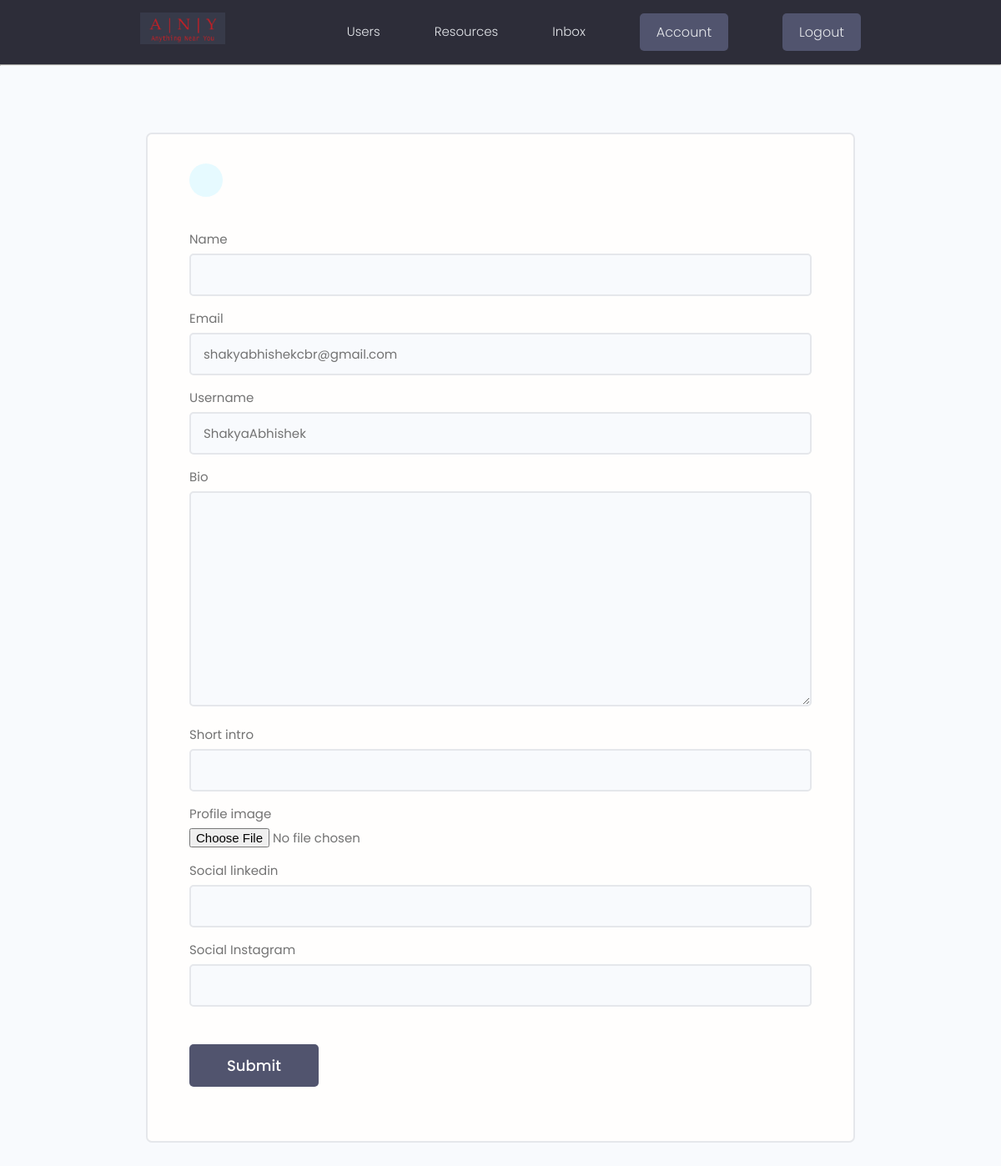
/edit-account/ (signed in), run on an earlier commit of the app's database.
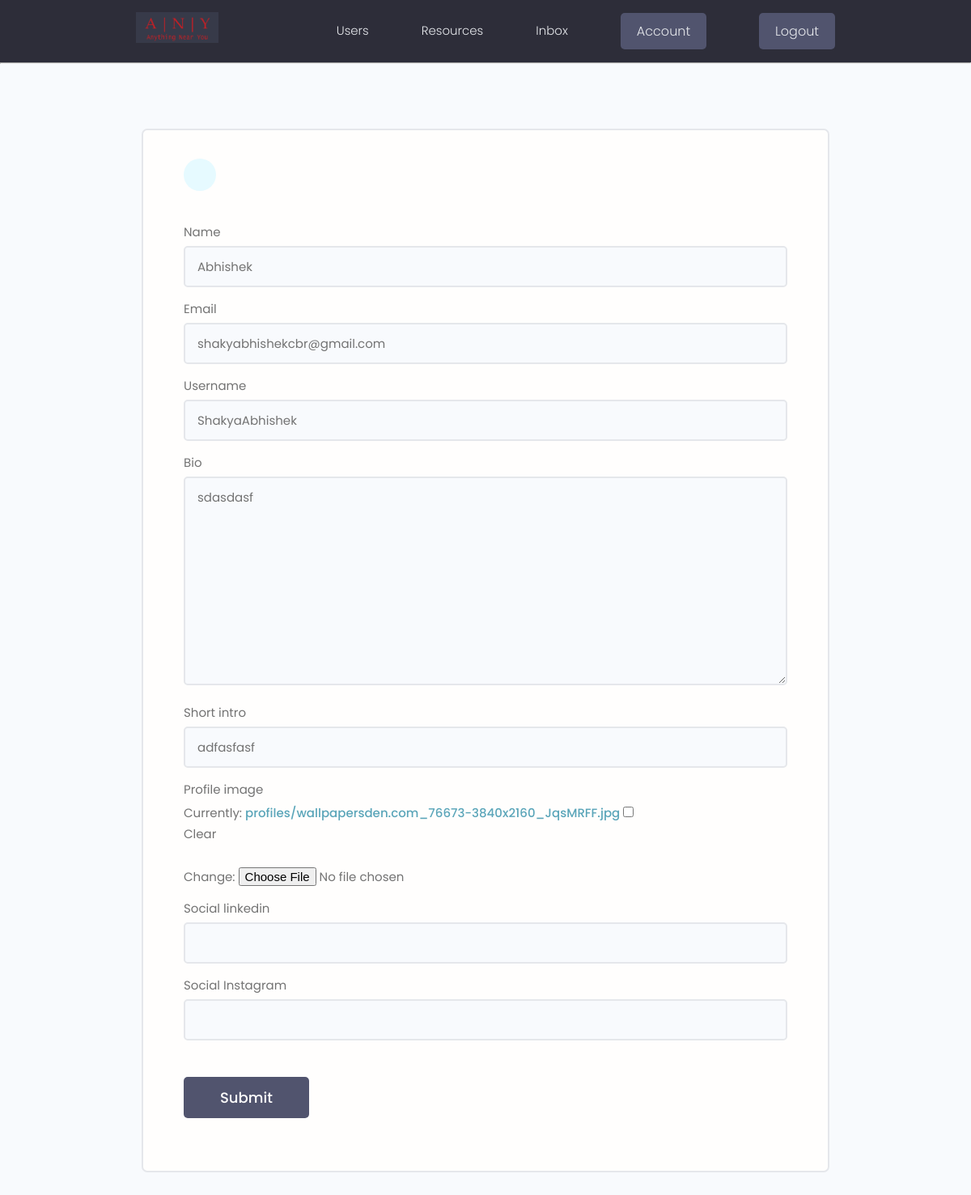
And on a later commit of the database.
### users/models.py (models this page shows, shortened)
class Profile(models.Model):
    user = models.OneToOneField(User,on_delete=models.CASCADE, null=True, blank= True)
    name = models.CharField(max_length=200, blank=True, null=True)
    email = models.EmailField(max_length=500, blank=True, null=True)
    username = models.CharField(max_length=500, blank=True, null=True)
    location = models.CharField(max_length=500, blank=True, null=True)
    short_intro = models.CharField(max_length=200, blank=True, null=True)
    bio = models.TextField(blank=True, null = True)
    profile_image = models.ImageField(null=True,blank=True, upload_to = 'profiles/')
    social_linkedin = models.CharField(max_length=200, blank=True, null=True)
    social_Instagram = models.CharField(max_length=200, blank=True, null=True)
    created = models.DateTimeField(auto_now_add=True)
    id = models.UUIDField(default=uuid.uuid4, unique=True, primary_key=True,editable=False)

### users/views.py (the view)
# urls.py: path('edit-account/', views.editAccount, name="edit-account"),
@login_required(login_url='login')
def editAccount(request):
    profile = request.user.profile
    form = Profileform(instance=profile)
    if request.method == 'POST':
        form = Profileform(request.POST, request.FILES, instance=profile)
        if form.is_valid():
            form.save()
            return redirect('account')
    context = {'form':form}
    return render(request,'users/profile_form.html', context)

### users/forms.py
class Profileform(ModelForm):
    class Meta:
        model = Profile
        fields = ['name', 'email', 'username', 'bio', 'short_intro', 'profile_image','social_linkedin','social_Instagram']
    def __init__(self,*args, **kwargs):
        super(Profileform, self).__init__(*args,**kwargs)
        for name, field in self.fields.items():
            field.widget.attrs.update({'class':'input'})

### users/templates/users/profile_form.html (shortened to what this page needs)
{% extends 'main.html' %}
{% block content %}
<main class="formPage my-xl">
    <div class="content-box">
        <div class="formWrapper">
            <a class="backButton" href="{% url 'account' %}"></a>
            <br>
            <form class="form" method="POST" action = "{% url 'edit-account' %}", enctype = "multipart/form-data">
                {% for field in form %}
                <div class="form__field">
                    <label for="formInput#text">{{field.label}}</label>
                    {{field}}
                </div>
                {% endfor %}
                <input class="btn btn--sub btn--lg  my-md" type="submit" value="Submit" />
            </form>
        </div>
    </div>
</main>
{% endblock content %}

What changed in the data, as far as the page shows it:
changed Profile "shakyabhishekcbr@gmail.com": name (not shown) → "Abhishek"; bio (not shown) → "sdasdasf"; short_intro (not shown) → "adfasfasf"
Also different on the page:
new list line: "Currently: profiles/wallpapersden.com_76673-3840x2160_JqsMRFF.jpg Clear Change: ☐"
